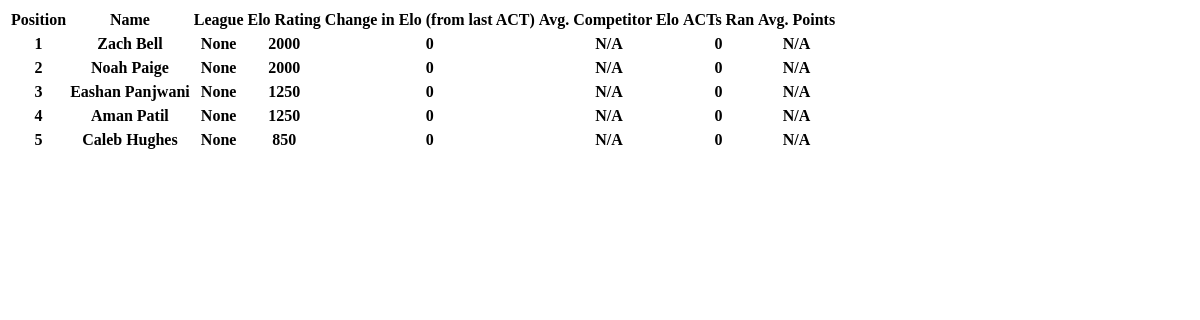
Page /ranks/ on the earlier database version.
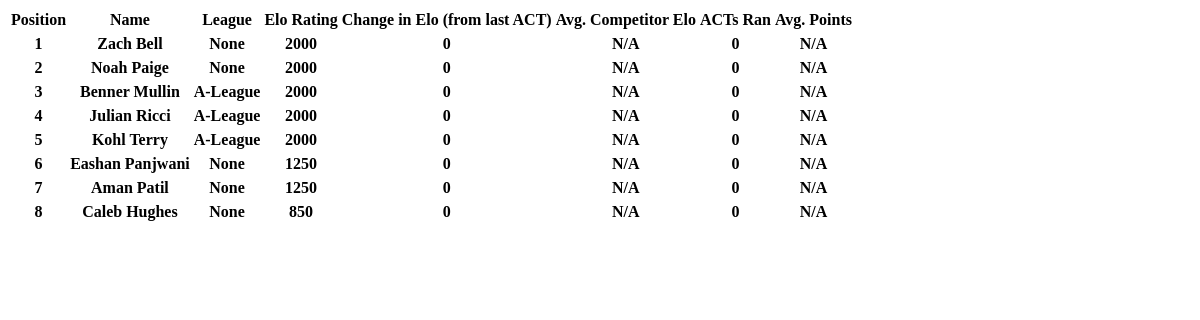
Same page on the later database version.
### ranks/models.py (models this page shows, shortened)
class Player(models.Model):
    PLAYER_CHOICES = (
        ("Eashan Panjwani", "EP"),
        ("Zach Bell", "ZB"),
        ("Benner Mullin", "BM"),
        ("Jackson Brodwolf", "JB"),
        ("Matt Halper", "MH"),
        ("Alex Hazel", "AH"),
        ("Harris Klein", "HK"),
        ("Kohl Terry", "KT"),
        ("Alex Mellas", "AM"),
        ("Noah Paige", "NP"),
        ("Julian Ricci", "JR"),
        ("Robbie Kramer", "RK"),
        ("Ethan Roberts", "ER"),
        ("Henry Rogers", "HR"),
        ("Ryan Simon", "RS"),
        ("Peter Netch", "PN"),
        ("Andrew Schanny", "AS"),
        ("Avery Friedman", "AF"),
        ("Josh Greenfield", "JG"),
        ("Will Spartin", "WS"),
        ("Will Goldberg", "WG"),
        ("Brady Sheaffer", "BS"),
        ("Aman Patil", "AP"),
        ("Zach Stern", "ZS"),
        ("Josh Josef", "JJ"),
        ("Nico Simon", "NS"),
        ("Sam Schoepke", "SS"),
        ("James Berthoud", "JBe"),
        ("Jonathan Nurko", "JN"),
        ("Spencer Gladstone", "SG"),
        ("Kion Noori", "KN"),
        ("Max Marchetto", "MM"),
        ("Chuck Leonetti", "CL"),
        ("Matt Flower", "MF"),
        ("Connor Caz", "CC"),
        ("Caleb Hughes", "CH"),
        ("Lukas Steinbock", "LS"),
        ("Brian Volk", "BV")
    )
    name = models.CharField(max_length=50, choices=PLAYER_CHOICES)
    elo = models.IntegerField(null=True)
    elo_change = models.IntegerField(default=0)
    acts_ran = models.IntegerField(default=0)
    total_points = models.IntegerField(default=0)
    accum_competitor_elo = models.IntegerField(default=0)
    LEAGUE_CHOICES = (
        ("A-League", "A-League"),
        ("B-League", "B-League"),
        ("C-League", "C-League"),
        ("N/A", "N/A"),
    )
    league = models.CharField(max_length=50, choices=LEAGUE_CHOICES, null=True)

### ranks/views.py (the view)
# urls.py: 2. Add a URL to urlpatterns:  path('', views.home, name='home')
def home(request):
    player_dict = {}
    players = Player.objects.order_by('-elo')
    for player_object in players:
        player_dict[player_object.name] = player_object
    return render(request, "ranks/home.html", {'dict': player_dict})

### ranks/templates/ranks/home.html (shortened to what this page needs)
<!DOCTYPE html>
{% load mathfilters %}
<html>
  <head>
  </head>
  <body>
    {%if dict%}
        <table>
          <tr>
            <th>Position</th>
            <th>Name</th>
            <th>League</th>
            <th>Elo Rating</th>
            <th>Change in Elo (from last ACT)</th>
            <th>Avg. Competitor Elo</th>
            <th>ACTs Ran</th>
            <th>Avg. Points</th>
          <tr>
      {%for name, player in dict.items%}
          <tr>
            <th>{{forloop.counter}}</th>
            <th>{{name}}</th>
            <th>{{player.league}}</th>
            <th>{{player.elo}}</th>
            <th>{{player.elo_change}}</th>
            {%if player.acts_ran != 0%}
            <th>{{player.accum_competitor_elo|div:player.acts_ran}}</th>
            {%else%}
            <th>N/A</th>
            {%endif%}
            <th>{{player.acts_ran}}</th>
            {%if player.acts_ran != 0%}
            <th>{{player.total_points|div:player.acts_ran}}</th>
            {%else%}
            <th>N/A</th>
            {%endif%}
          <tr>
          {%endfor%}
        </table>
      {%endif%}
  </body>
</html>

Differences in the rows shown:
added Player: name "Benner Mullin", league "A-League", elo "2000", elo_change "0", shows "N/A", acts_ran "0"
added Player: name "Julian Ricci", league "A-League", elo "2000", elo_change "0", shows "N/A", acts_ran "0"
added Player: name "Kohl Terry", league "A-League", elo "2000", elo_change "0", shows "N/A", acts_ran "0"
